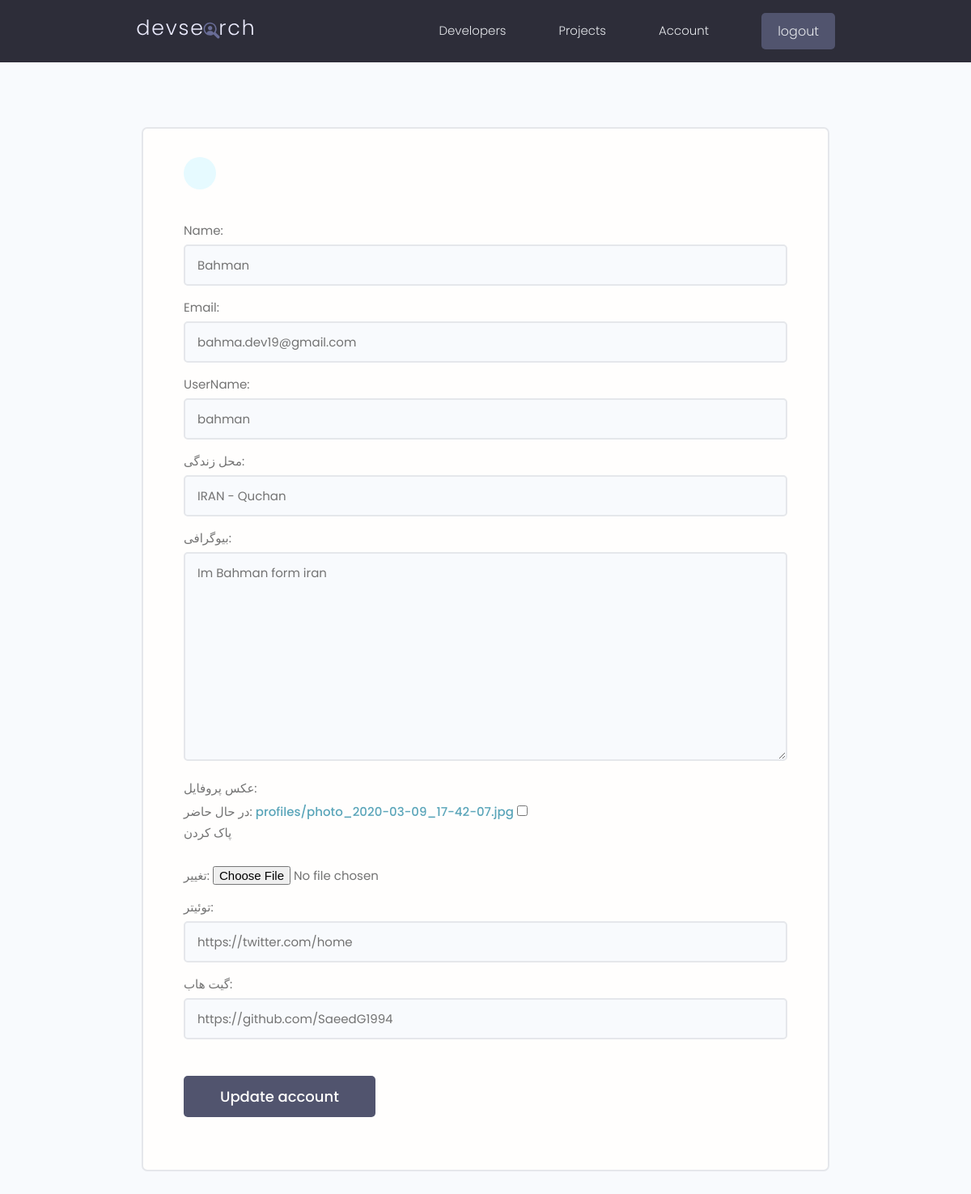
Page /edit-profile/ (signed in) on the committed database.
### dev_users/models.py (models this page shows, shortened)
class Profile(models.Model):
    user = models.OneToOneField(User,on_delete=models.CASCADE,null=True,blank=True,verbose_name='یوزر')
    name = models.CharField(max_length=200,null=True,blank=True,verbose_name='نام')
    email = models.EmailField(max_length=500,null=True,blank=True,verbose_name='ایمیل')
    short_bio = models.CharField(max_length=200,null=True,blank=True,verbose_name='معرفی کوتاه')
    username = models.CharField(max_length=200,null=True,blank=True,verbose_name='نام کاربری ')
    bio = models.TextField(null=True,blank=True,verbose_name='بیوگرافی')
    location = models.CharField(max_length=200,null=True,blank=True,verbose_name='محل زندگی')
    profile_image = models.ImageField(null=True,blank=True,upload_to='profiles/',default="profiles/user-default.png",verbose_name='عکس پروفایل')
    social_github = models.CharField(max_length=200,null=True,blank=True,verbose_name='گیت هاب')
    social_twitter = models.CharField(max_length=200,null=True,blank=True,verbose_name='توئیتر')
    social_linkedin = models.CharField(max_length=200,null=True,blank=True,verbose_name='لینکدین')
    social_website = models.CharField(max_length=200,null=True,blank=True,verbose_name='وب سایت')
    created = models.DateTimeField(auto_now_add=True, verbose_name='تاریخ ایجاد')
    id = models.UUIDField(default=uuid.uuid4, unique=True, primary_key=True, editable=False)
    class Meta:
        verbose_name = 'یوزر'
        verbose_name_plural = 'پروفایل'

### dev_users/views.py (the view)
# urls.py: path('edit-profile/',views.editProfile,name="edit_profile"),
@login_required(login_url='login_user')
def editProfile(request):
    profile = request.user.profile
    form = ProfileEditForm(instance=profile)
    if request.method == 'POST':
        form = ProfileEditForm(request.POST,request.FILES,instance=profile)
        if form.is_valid():
            form.save()
            messages.success(request,'your profile has been updated')
            return redirect('user_account')
    context = {
        'form': form,
    }
    return render(request, 'Users/edit_ProfileForm.html', context)

### dev_users/form.py
class ProfileEditForm(ModelForm):
    class Meta:
        model = Profile
        fields = ['name','email','username','location','bio','profile_image','social_twitter','social_github']
        labels ={
            'username':'UserName',
            'name': 'Name',
            'email':'Email',
        }
    def __init__(self,*args,**kwargs):
        super(ProfileEditForm,self).__init__(*args,**kwargs)
        for name , filed in self.fields.items():
            filed.widget.attrs.update({'class':'input'})

### dev_users/templates/Users/edit_ProfileForm.html (shortened to what this page needs)
{% extends 'Shared/main.html' %}
{% block content %}
    <main class="formPage my-xl">
        <div class="content-box">
            <div class="formWrapper">
                <a class="backButton" href="{% url 'user_account' %}"></a>
                <br>
                <form class="form" method="POST">
                   {% for field in form %}
                    <div class="form__field">
                        <label for="formInput#text">{{ field.label}}: </label>
                        {{ field }}
                    </div>
                    {% endfor %}
                    <input class="btn btn--sub btn--lg  my-md" type="submit" value="Update account" />
                </form>
            </div>
        </div>
    </main>
{% endblock content %}

### static/styles/app.css (style rules this page uses)
:root { --color-sub: #2d2d39; }
.btn--sub { background-color: var(--color-sub-light); }
.content-box { width: 95%; max-width: 85rem; margin: 0 auto; }
.backButton { background: var(--color-main-light); color: var(--color-main); width: 4rem; height: 4rem; display: flex; align-items: center; justify-content: center; border-radius: 50%; }
.formPage .formWrapper { list-style: none; background: var(--color-white); padding: 3.5rem 5rem; border: 2px solid var(--color-light); border-radius: 0.7rem; }

### static/uikit/styles/modules/_variables.css (style rules this page uses)
:root { --color-main: #5aa5b9; --color-main-light: #e6faff; --color-sub: #3f4156; --color-sub-light: #51546e; --color-sub-lighter: #ededfd; --color-text: #737373; --color-gray: #8b8b8b; --color-light: #e5e7eb; --color-light-gray: #767676; --color-bg: #f8fafd; --color-white: #fffefd; --color-white-light: #f3f3f3; --color-success: #359e64; --color-success-bg: #def8e8; --color-error: #fc4b0b; --color-error-bg: #fff2ee; --font-base: 'Poppins', arial, helvetica, 'Segoe UI', roboto, ubuntu, sans-serif; --font-monospace: 'Fira Code', 'Courier New', courier, monospace; --font-regular: 300; --font-medium: 500; --font-bold: 700; --generic-shadow: 1px 1px 5px #00000010; --generic-transition: all 0.3s ease-in-out; }

### static/uikit/styles/modules/_base.css (style rules this page uses)
* { margin: 0; padding: 0; box-sizing: border-box; text-rendering: optimizeLegibility; color: inherit; font-size: inherit; }
html { font-size: 50%; }
@media only screen and (min-width: 480px) { html { font-size: 56.25%; } }
@media only screen and (min-width: 1200px) { html { font-size: 62.5%; } }
body { line-height: 1.6; font-weight: 400; font-size: 1.5rem; color: var(--color-text); background-color: var(--color-bg); min-height: 100vh; }

### static/uikit/styles/modules/_typography.css (style rules this page uses)
* { font-family: var(--font-base); }
a { padding-bottom: 2px; text-decoration: none; display: inline-block; color: var(--color-main); font-weight: var(--font-medium); }

### static/uikit/styles/modules/_utilities.css (style rules this page uses)
.my-md { margin: 3rem auto; }
.my-xl { margin: 8rem auto; }

### static/uikit/styles/modules/_button.css (style rules this page uses)
.btn { display: inline-block; position: relative; cursor: pointer; background-color: var(--color-light); font-weight: var(--font-medium); color: var(--color-sub); text-decoration: none; padding: 1rem 2rem; border-radius: 0.5rem; border: none; width: -webkit-fit-content; width: -moz-fit-content; width: fit-content; height: -webkit-fit-content; height: -moz-fit-content; height: fit-content; font-size: 1.6rem; outline-width: 0; outline-color: transparent; -webkit-backface-visibility: hidden; backface-visibility: hidden; transition: all 0.3s ease-in-out; }
.btn--sub { background-color: var(--color-sub); color: var(--color-white); }
.btn--lg { font-size: 1.8rem; padding: 1.2rem 4.5rem; }

### static/uikit/styles/modules/_form.css (style rules this page uses)
.form { display: block; }
.form__field { margin-top: 1.5rem; margin-bottom: 1.5rem; }
.form__label, .form__field > label { display: block; margin-bottom: 0.5rem; color: var(--color-text); }
input.input[type='text'], input.input[type='email'], input.input[type='password'], input.input[type='number'], textarea.input { min-width: 24rem; width: 100%; padding: 1.2rem 1.5rem; border-radius: 0.5rem; border: 2px solid var(--color-light); transition: all 0.3s ease-in-out; background-color: var(--color-bg); }

### rows in the picture
Profile: form "Bahman" "bahma.dev19@gmail.com" "bahman" "IRAN - Quchan" "Im Bahman form iran" "https://twitter.com/home" "https://github.com/SaeedG1994"

### other values in the picture
{{ field.label }} "Name" "Email" "UserName" "محل زندگی" "بیوگرافی" "عکس پروفایل" "توئیتر" "گیت هاب"
